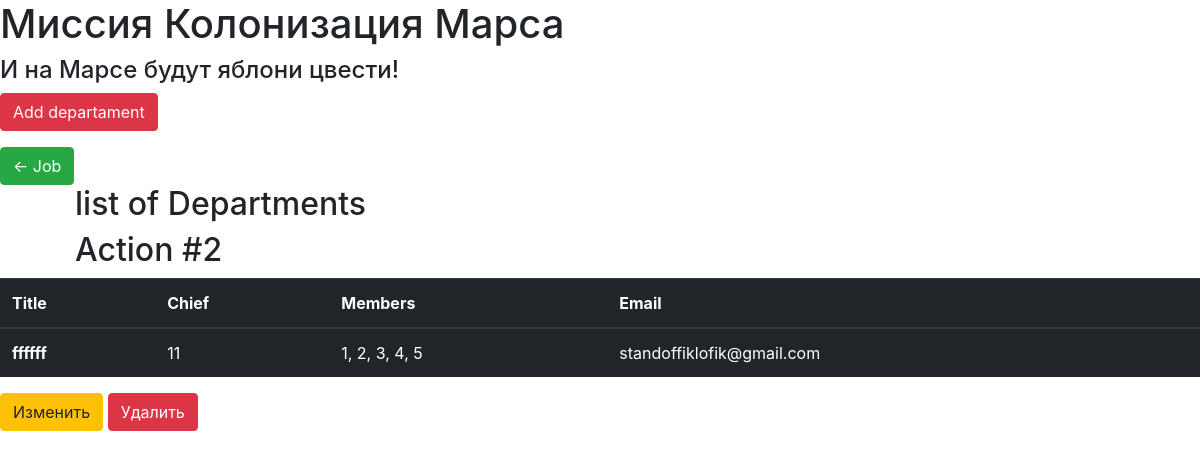
The page /department (signed in) on the database its author committed.
### department.py (models this page shows)
class Department(SqlAlchemyBase):
    __tablename__ = 'department'
    id = sqlalchemy.Column(sqlalchemy.Integer,
                           primary_key=True, autoincrement=True)
    title = sqlalchemy.Column(sqlalchemy.String)
    chief = sqlalchemy.Column(sqlalchemy.Integer, sqlalchemy.ForeignKey('users.id'), autoincrement=True)
    members = sqlalchemy.Column(sqlalchemy.String)
    email = sqlalchemy.Column(sqlalchemy.String)
    creates_user_id = sqlalchemy.Column(sqlalchemy.Integer)

### main.py (the view)
@app.route('/department', methods=['GET', 'POST'])
@login_required
def department():
    db_session.global_init("db/mars_explorer.db")
    lst_dep = create_spisok_department()
    return render_template('department.html', list=lst_dep)

### data/db_session.py (called while the page is built, shortened)
def global_init(db_file):
    global __factory
    if __factory:
        return

def create_session() -> Session:
    global __factory
    return __factory()

### main.py (called while the page is built)
def create_spisok_department():
    db_session.global_init("db/mars_explorer.db")
    db_sess = db_session.create_session()
    departments = []
    for dep in db_sess.query(Department).all():
        departments.append([dep.id, dep.title, dep.chief, dep.members, dep.email, dep.creates_user_id])
    return departments

@login_manager.user_loader
def load_user(user_id):
    db_sess = db_session.create_session()
    return db_sess.query(User).get(user_id)

### templates/department.html (shortened to what this page needs)
<!DOCTYPE html>
<html lang="en">
<head>
    <link rel="stylesheet" href="/static/css/style.css">
     <link rel="stylesheet" href="https://cdn.jsdelivr.net/npm/bootstrap@4.0.0/dist/css/bootstrap.min.css">
    </head>
    <body>
        <h1>Миссия Колонизация Марса</h1>
        <h4>И на Марсе будут яблони цвести!</h4>
        <nav>
            {% if current_user.is_authenticated %}
                <p>
                    <a class="btn btn-danger" href="/adddepartament">Add departament</a>
                </p>
            {% endif %}
        </nav>
        <a class="btn btn-success" href="/">← Job</a>
        <h2>list of Departments</h2>
        {% for item in list %}
            <h2>Action #{{ item[0] }}</h2>
            <table class="table table-dark">
              <thead>
                <tr>
                    <th scope="col">Title</th>
                    <th scope="col">Chief</th>
                    <th scope="col">Members</th>
                    <th scope="col">Email</th>
                </tr>
              </thead>
              <tbody>
                <tr>
                    <th scope="row">{{ item[1] }}</th>
                    <td>{{ item[2] }}</td>
                    <td>{{ item[3] }}</td>
                    <td>{{ item[4] }}</td>
                </tr>
              </tbody>
            </table>
        {% if current_user.is_authenticated and (current_user.id == item[5] or current_user.id == 1) %}
            <div>
                <a href="/edit_department/{{ item[0] }}" class="btn btn-warning">
                    Изменить
                </a>
                <a href="/department_delete/{{ item[0] }}" class="btn btn-danger">
                    Удалить
                </a>
            </div>
        {% endif %}
        {% endfor %}
    </body>
</html>

### static/css/style.css (style rules this page uses)
h2 { margin-left: 75px; }
h4 { color: grey; }

### rows shown on the page
Department: id "2", title "ffffff", chief "11", members "1, 2, 3, 4, 5", email "standoffiklofik@gmail.com"
